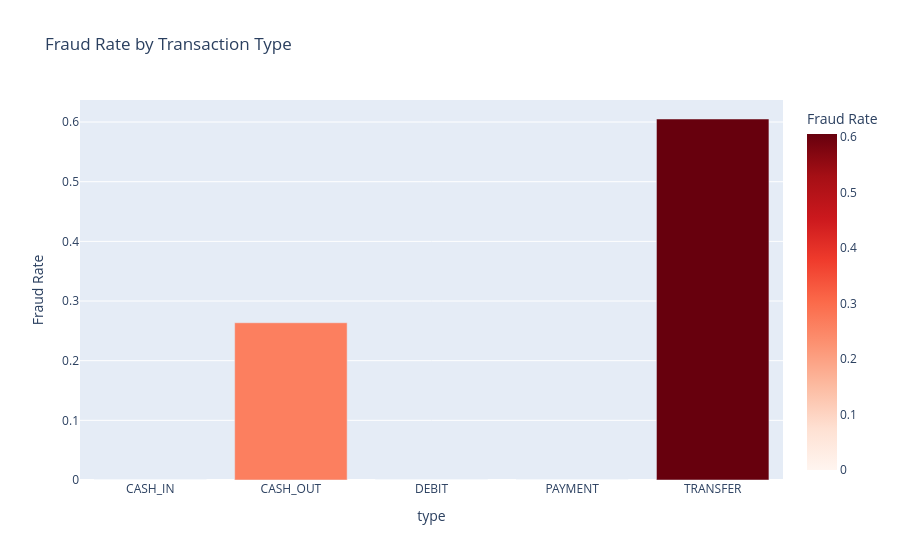

Notebook cell for this chart:
### Markdown cell above
### 4.7 Fraud Rate by Transaction Type (Interactive)

### Code cell
fraud_rate = df.groupby("type")["isFraud"].mean().reset_index()
fig = px.bar(fraud_rate, x="type", y="isFraud", color="isFraud",
             color_continuous_scale="Reds",
             title="Fraud Rate by Transaction Type",
             labels={"isFraud": "Fraud Rate"})
fig.show()

### Figure 1 — Plotly figure (JSON) as saved in the notebook; plotly's stock layout.template omitted (floating-point values rounded to 4 significant figures)
{"data": [{"hovertemplate": "type=%{x}<br>Fraud Rate=%{marker.color}<extra></extra>", "legendgroup": "", "marker": {"color": [0.0, 0.2636, 0.0, 0.0, 0.6051], "coloraxis": "coloraxis", "pattern": {"shape": ""}}, "name": "", "orientation": "v", "showlegend": false, "textposition": "auto", "type": "bar", "x": ["CASH_IN", "CASH_OUT", "DEBIT", "PAYMENT", "TRANSFER"], "xaxis": "x", "y": [0.0, 0.2636, 0.0, 0.0, 0.6051], "yaxis": "y"}], "layout": {"barmode": "relative", "coloraxis": {"autocolorscale": false, "colorbar": {"title": {"text": "Fraud Rate"}}, "colorscale": [[0.0, "rgb(255,245,240)"], [0.125, "rgb(254,224,210)"], [0.25, "rgb(252,187,161)"], [0.375, "rgb(252,146,114)"], [0.5, "rgb(251,106,74)"], [0.625, "rgb(239,59,44)"], [0.75, "rgb(203,24,29)"], [0.875, "rgb(165,15,21)"], [1.0, "rgb(103,0,13)"]]}, "legend": {"tracegroupgap": 0}, "title": {"text": "Fraud Rate by Transaction Type"}, "xaxis": {"anchor": "y", "domain": [0.0, 1.0], "title": {"text": "type"}}, "yaxis": {"anchor": "x", "domain": [0.0, 1.0], "title": {"text": "Fraud Rate"}}}}
